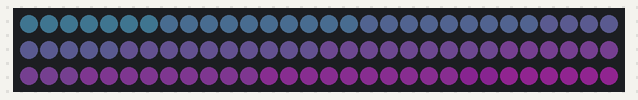
Bench run of a sketch on a simulated Arduino Uno, built with avr-gcc and run on an emulated ATmega328P. Parts: 90 RGB LEDs in strip order, left to right, continuing on the next row. Dim RGB values are drawn brighter than linear.

Above: at 0.16 s.
At 4.69 s:
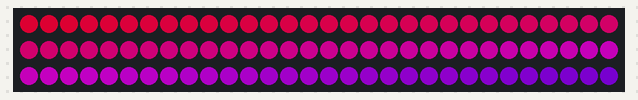
At 9.53 s:
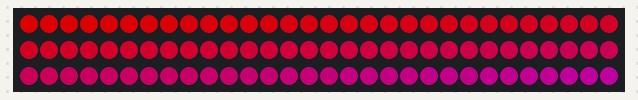
At 18.88 s:
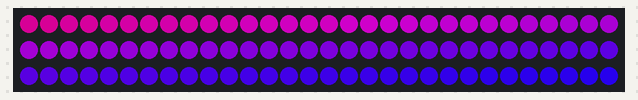
At 28.2 s:
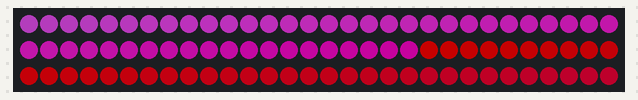
At 37.58 s:
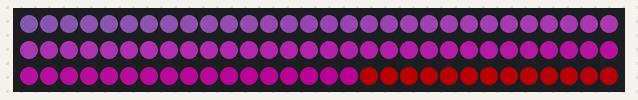

The sketch:

hooptest.ino
```cpp
#include <Adafruit_DotStar.h>
#include <SPI.h>

#define NUMPIXELS 90

// Hardware SPI
// (Arduino Uno = pin 11 for data, 13 for clock, other boards are different).
Adafruit_DotStar strip = Adafruit_DotStar(NUMPIXELS);


void setup() {

  Serial.begin(9600);
  strip.begin(); // Initialize pins for output
  strip.show();  // Turn all LEDs off ASAP

}

//uint32_t color = 0x000004;

void loop() {

  strip.show();                     // Refresh strip

  for(uint8_t bright = 20; bright<255;){
    for(int i=0; i<=NUMPIXELS; i++){
      strip.setPixelColor(i, Wheel(map(bright+i,20,255+NUMPIXELS,30,170)));

      //strip.show();

      /*if(bright>=255){
        break;
      }
      else{bright++;}

      Serial.println(bright);*/
     }

    strip.setBrightness(bright);
    strip.show();
    delay(20);
    bright++;
  }

  for(uint8_t bright = 255; bright >=20;){
    for(int i=0; i<=NUMPIXELS; i++){
      strip.setPixelColor(i, Wheel(map(bright+i,20,255+NUMPIXELS,30,170)));
      /*strip.setBrightness(bright);
      strip.show();

      if(bright<20){
        break;
      }
      else{bright--;}

      Serial.println(bright);
      */
    }
      strip.setBrightness(bright);
  strip.show();
  delay(20);
  bright--;
  }

}

uint32_t Wheel(byte WheelPos) {
if(WheelPos < 85) {
return strip.Color(WheelPos * 3, 255 - WheelPos * 3, 200);
} else if(WheelPos < 170) {
WheelPos -= 85;
return strip.Color(255 - WheelPos * 3, 0, WheelPos * 3);
} else {
WheelPos -= 170;
return strip.Color(0, WheelPos * 3, 255 - WheelPos * 3);
}
}
```
